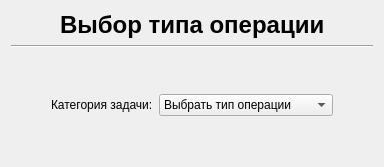
                      <widget class="QWidget" name="add_operation_first">
                       <layout class="QVBoxLayout" name="verticalLayout_5">
                        <item>
                         <layout class="QHBoxLayout" name="horizontalLayout_5">
                          <item>
                           <spacer name="horizontalSpacer_9">
                            <property name="orientation">
                             <enum>Qt::Horizontal</enum>
                            </property>
                            <property name="sizeHint" stdset="0">
                             <size>
                              <width>40</width>
                              <height>20</height>
                             </size>
                            </property>
                           </spacer>
                          </item>
                          <item>
                           <widget class="QLabel" name="label_2">
                            <property name="font">
                             <font>
                              <pointsize>18</pointsize>
                              <weight>75</weight>
                              <bold>true</bold>
                             </font>
                            </property>
                            <property name="text">
                             <string>Выбор типа операции</string>
                            </property>
                            <property name="textFormat">
                             <enum>Qt::AutoText</enum>
                            </property>
                            <property name="indent">
                             <number>-1</number>
                            </property>
                           </widget>
                          </item>
                          <item>
                           <spacer name="horizontalSpacer_10">
                            <property name="orientation">
                             <enum>Qt::Horizontal</enum>
                            </property>
                            <property name="sizeHint" stdset="0">
                             <size>
                              <width>40</width>
                              <height>20</height>
                             </size>
                            </property>
                           </spacer>
                          </item>
                         </layout>
                        </item>
                        <item>
                         <widget class="Line" name="line_16">
                          <property name="orientation">
                           <enum>Qt::Horizontal</enum>
                          </property>
                         </widget>
                        </item>
                        <item>
                         <layout class="QVBoxLayout" name="verticalLayout_4">
                          <item>
                           <spacer name="verticalSpacer_3">
                            <property name="orientation">
                             <enum>Qt::Vertical</enum>
                            </property>
                            <property name="sizeHint" stdset="0">
                             <size>
                              <width>20</width>
                              <height>40</height>
                             </size>
                            </property>
                           </spacer>
                          </item>
                          <item>
                           <layout class="QHBoxLayout" name="horizontalLayout_4">
                            <item>
                             <spacer name="horizontalSpacer_6">
                              <property name="orientation">
                               <enum>Qt::Horizontal</enum>
                              </property>
                              <property name="sizeHint" stdset="0">
                               <size>
                                <width>40</width>
                                <height>20</height>
                               </size>
                              </property>
                             </spacer>
                            </item>
                            <item>
                             <widget class="QLabel" name="operations_select">
                              <property name="text">
                               <string>Категория задачи:</string>
                              </property>
                             </widget>
                            </item>
                            <item>
                             <widget class="QComboBox" name="operations_select_2">
                              <property name="enabled">
                               <bool>true</bool>
                              </property>
                              <property name="frame">
                               <bool>true</bool>
                              </property>
                              <property name="modelColumn">
                               <number>0</number>
                              </property>
                              <item>
                               <property name="text">
                                <string>Выбрать тип операции</string>
                               </property>
                              </item>
                              <item>
                               <property name="text">
                                <string>Переименовать</string>
                               </property>
                              </item>
                              <item>
                               <property name="text">
                                <string>Перенумеровать</string>
                               </property>
                              </item>
                              <item>
                               <property name="text">
                                <string>Заменить символы</string>
                               </property>
                              </item>
                              <item>
                               <property name="text">
                                <string>Вставить кадр</string>
                               </property>
                              </item>
                              <item>
                               <property name="text">
                                <string>Удалить кадр</string>
                               </property>
                              </item>
                              <item>
                               <property name="text">
                                <string>Закомментировать кадр</string>
                               </property>
                              </item>
                              <item>
                               <property name="text">
                                <string>Раскомментировать кадр</string>
                               </property>
                              </item>
                             </widget>
                            </item>
                            <item>
                             <spacer name="horizontalSpacer_5">
                              <property name="orientation">
                               <enum>Qt::Horizontal</enum>
                              </property>
                              <property name="sizeHint" stdset="0">
                               <size>
                                <width>40</width>
                                <height>20</height>
                               </size>
                              </property>
                             </spacer>
                            </item>
                           </layout>
                          </item>
                          <item>
                           <spacer name="verticalSpacer_4">
                            <property name="orientation">
                             <enum>Qt::Vertical</enum>
                            </property>
                            <property name="sizeHint" stdset="0">
                             <size>
                              <width>20</width>
                              <height>40</height>
                             </size>
                            </property>
                           </spacer>
                          </item>
                         </layout>
                        </item>
                       </layout>
                      </widget>
